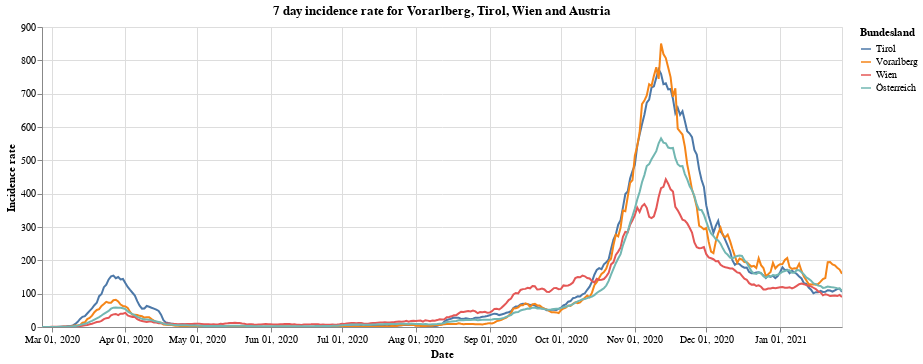

Notebook source saved alongside this figure:
### Markdown cell above
Next we have the 7 day incidence rate for states of Vorarlberg, Tirol and Wien compared to all of Austria.

### Code cell
#collapse
bars = alt.Chart(vol_tyr_wien_at).mark_line().encode(
    x=alt.X("yearmonthdate(Time):T", axis=alt.Axis(title='Date')),
    y=alt.Y("SiebenTageInzidenzFaelle:Q", axis=alt.Axis(title='Incidence rate')),
    tooltip='Bundesland',
    color='Bundesland'
).properties(title='7 day incidence rate for Vorarlberg, Tirol, Wien and Austria', width=800).interactive()
bars
#alt.layer(bars, data=at_data).facet(alt.Row('Bundesland'), columns=1)

### Figure 1 — Vega-Lite specification as saved in the notebook (floating-point values rounded to 4 significant figures; data arrays with more than 128 entries replaced by an {"elided": "..."} marker saying what was removed)
{"config": {"view": {"continuousWidth": 400, "continuousHeight": 300}}, "data": {"name": "data-f8e28936494cebcde074648aa7da727f"}, "mark": "line", "encoding": {"color": {"type": "nominal", "field": "Bundesland"}, "tooltip": {"type": "nominal", "field": "Bundesland"}, "x": {"type": "temporal", "axis": {"title": "Date"}, "field": "Time", "timeUnit": "yearmonthdate"}, "y": {"type": "quantitative", "axis": {"title": "Incidence rate"}, "field": "SiebenTageInzidenzFaelle"}}, "selection": {"selector001": {"type": "interval", "bind": "scales", "encodings": ["x", "y"]}}, "title": "7 day incidence rate for Vorarlberg, Tirol, Wien and Austria", "width": 800, "$schema": "https://vega.github.io/schema/vega-lite/v4.8.1.json", "datasets": {"data-f8e28936494cebcde074648aa7da727f": {"elided": "1348 records"}}}
